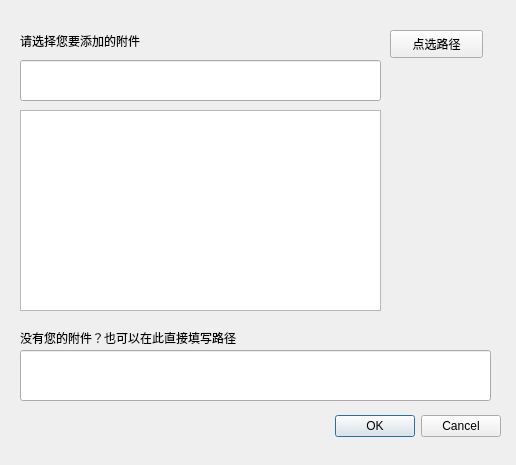
<?xml version="1.0" encoding="UTF-8"?>
<ui version="4.0">
 <class>AddAttachWindows</class>
 <widget class="QDialog" name="AddAttachWindows">
  <property name="geometry">
   <rect>
    <x>0</x>
    <y>0</y>
    <width>516</width>
    <height>465</height>
   </rect>
  </property>
  <property name="windowTitle">
   <string>Dialog</string>
  </property>
  <widget class="QDialogButtonBox" name="buttonBox">
   <property name="geometry">
    <rect>
     <x>160</x>
     <y>410</y>
     <width>341</width>
     <height>32</height>
    </rect>
   </property>
   <property name="orientation">
    <enum>Qt::Horizontal</enum>
   </property>
   <property name="standardButtons">
    <set>QDialogButtonBox::Cancel|QDialogButtonBox::Ok</set>
   </property>
  </widget>
  <widget class="QLabel" name="label">
   <property name="geometry">
    <rect>
     <x>20</x>
     <y>30</y>
     <width>221</width>
     <height>21</height>
    </rect>
   </property>
   <property name="text">
    <string>请选择您要添加的附件</string>
   </property>
  </widget>
  <widget class="QLabel" name="label_2">
   <property name="geometry">
    <rect>
     <x>20</x>
     <y>330</y>
     <width>381</width>
     <height>16</height>
    </rect>
   </property>
   <property name="text">
    <string>没有您的附件？也可以在此直接填写路径</string>
   </property>
  </widget>
  <widget class="QPushButton" name="pushButton">
   <property name="geometry">
    <rect>
     <x>390</x>
     <y>30</y>
     <width>93</width>
     <height>28</height>
    </rect>
   </property>
   <property name="text">
    <string>点选路径</string>
   </property>
  </widget>
  <widget class="QLineEdit" name="lineEdit">
   <property name="geometry">
    <rect>
     <x>20</x>
     <y>350</y>
     <width>471</width>
     <height>51</height>
    </rect>
   </property>
  </widget>
  <widget class="QLineEdit" name="FileName">
   <property name="geometry">
    <rect>
     <x>20</x>
     <y>60</y>
     <width>361</width>
     <height>41</height>
    </rect>
   </property>
  </widget>
  <widget class="QTextEdit" name="FileContext">
   <property name="geometry">
    <rect>
     <x>20</x>
     <y>110</y>
     <width>361</width>
     <height>201</height>
    </rect>
   </property>
  </widget>
 </widget>
 <resources/>
 <connections>
  <connection>
   <sender>buttonBox</sender>
   <signal>accepted()</signal>
   <receiver>AddAttachWindows</receiver>
   <slot>accept()</slot>
   <hints>
    <hint type="sourcelabel">
     <x>248</x>
     <y>254</y>
    </hint>
    <hint type="destinationlabel">
     <x>157</x>
     <y>274</y>
    </hint>
   </hints>
  </connection>
  <connection>
   <sender>buttonBox</sender>
   <signal>rejected()</signal>
   <receiver>AddAttachWindows</receiver>
   <slot>reject()</slot>
   <hints>
    <hint type="sourcelabel">
     <x>316</x>
     <y>260</y>
    </hint>
    <hint type="destinationlabel">
     <x>286</x>
     <y>274</y>
    </hint>
   </hints>
  </connection>
 </connections>
</ui>
